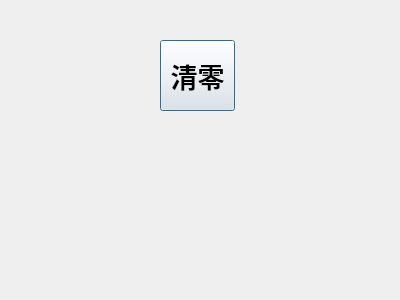
<?xml version="1.0" encoding="UTF-8"?>
<ui version="4.0">
 <class>Dialog</class>
 <widget class="QDialog" name="Dialog">
  <property name="geometry">
   <rect>
    <x>0</x>
    <y>0</y>
    <width>400</width>
    <height>300</height>
   </rect>
  </property>
  <property name="windowTitle">
   <string>Dialog</string>
  </property>
  <widget class="QPushButton" name="pushButton">
   <property name="geometry">
    <rect>
     <x>160</x>
     <y>40</y>
     <width>75</width>
     <height>71</height>
    </rect>
   </property>
   <property name="font">
    <font>
     <family>微软雅黑</family>
     <pointsize>20</pointsize>
     <weight>75</weight>
     <bold>true</bold>
    </font>
   </property>
   <property name="text">
    <string>清零</string>
   </property>
  </widget>
 </widget>
 <layoutdefault spacing="6" margin="11"/>
 <resources/>
 <connections/>
</ui>
